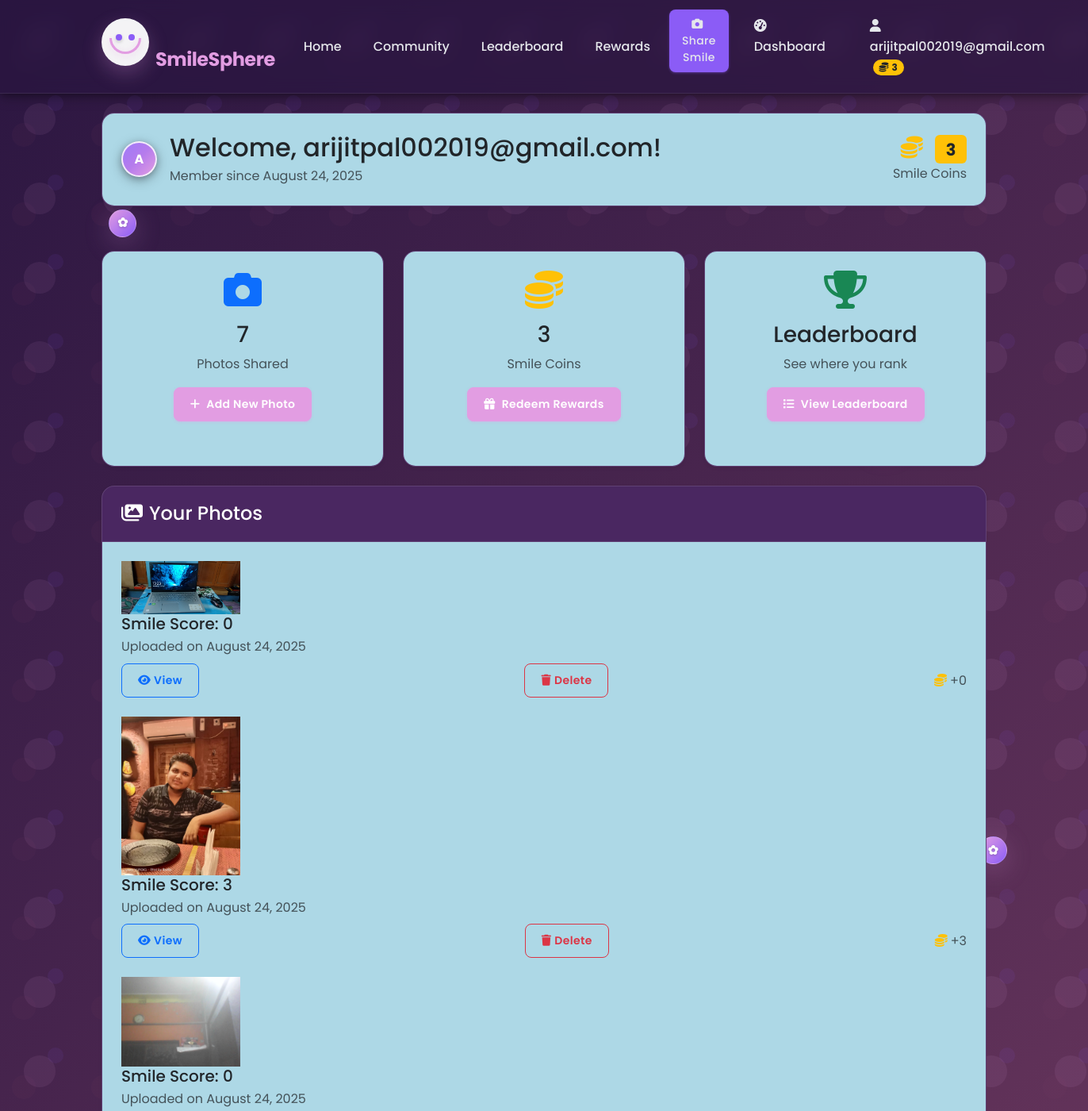
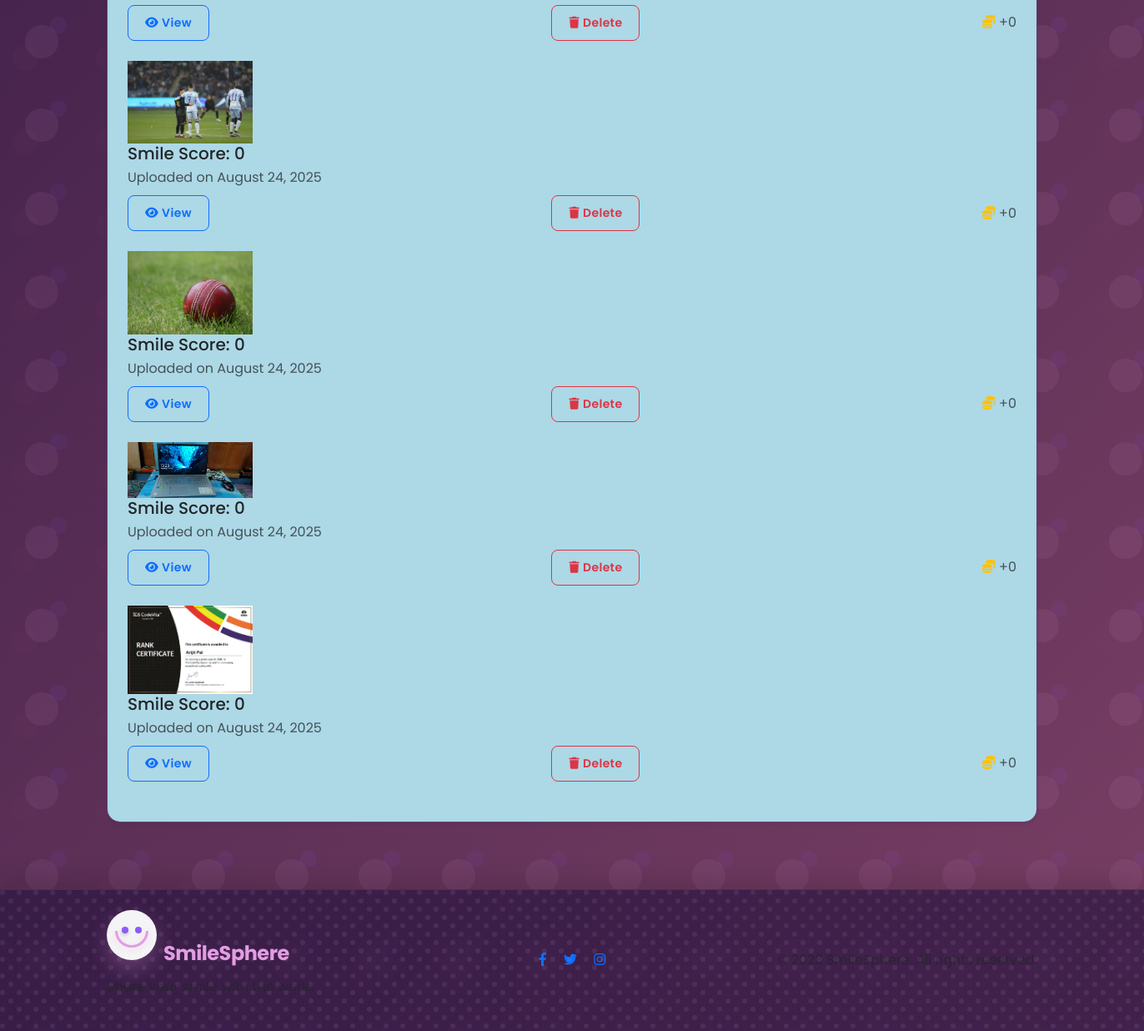
Page /dashboard (signed in) on the committed database (2 pictures, top to bottom).
### app.py (models this page shows, shortened)
class User(UserMixin, db.Model):
    id = db.Column(db.Integer, primary_key=True)
    username = db.Column(db.String(80), unique=True, nullable=False)
    email = db.Column(db.String(120), unique=True, nullable=False)
    password_hash = db.Column(db.String(128))
    smile_coins = db.Column(db.Integer, default=0)
    photos = db.relationship('Photo', backref='user', lazy=True)
    is_admin = db.Column(db.Boolean, default=False)
    created_at = db.Column(db.DateTime, default=datetime.utcnow)
    current_streak = db.Column(db.Integer, default=0)
    longest_streak = db.Column(db.Integer, default=0)
    last_upload_date = db.Column(db.Date)

class Photo(db.Model):
    id = db.Column(db.Integer, primary_key=True)
    filename = db.Column(db.String(255), nullable=False)
    smile_score = db.Column(db.Integer, default=0)
    user_id = db.Column(db.Integer, db.ForeignKey('user.id'), nullable=False)
    uploaded_at = db.Column(db.DateTime, default=datetime.utcnow)
    public = db.Column(db.Boolean, default=True)

### app.py (the view)
@app.route('/dashboard')
@login_required
def dashboard():
    photos = Photo.query.filter_by(user_id=current_user.id).order_by(Photo.uploaded_at.desc()).all()
    return render_template('dashboard.html', photos=photos)

### app.py (called while the page is built)
@login_manager.user_loader
def load_user(user_id):
    return User.query.get(int(user_id))

@app.context_processor
def inject_current_app():
    return dict(current_app=current_app)

### templates/dashboard.html (shortened to what this page needs)
{% extends "base.html" %}
{% block content %}
<div class="row mb-4">
    <div class="col-12">
        <div class="card shadow-sm ">
            <div class="card-body bg-skyblue">
                <div class="d-flex align-items-center">
                    <div class="flex-shrink-0">
                        <div class="avatar-circle bg-primary text-white">
                            <span>{{ current_user.username[0].upper() }}</span>
                        </div>
                    </div>
                    <div class="flex-grow-1 ms-3">
                        <h2 class="mb-1">Welcome, {{ current_user.username }}!</h2>
                        <p class="text-muted mb-0">Member since {{ current_user.created_at.strftime('%B %d, %Y') }}</p>
                    </div>
                    <div class="text-end">
                        <div class="d-flex flex-column align-items-end">
                            <h3 class="mb-0">
                                <i class="fas fa-coins text-warning me-2"></i>
                                <span class="badge bg-warning text-dark">{{ current_user.smile_coins }}</span>
                            </h3>
                            <p class="text-muted mb-0">Smile Coins</p>
                        </div>
                    </div>
                </div>
            </div>
        </div>
    </div>
</div>
<div class="row mb-4">
    <div class="col-md-4">
        <div class="card shadow-sm h-100">
            <div class="card-body text-center bg-skyblue">
                <i class="fas fa-camera fa-3x text-primary mb-3"></i>
                <h3>{{ photos|length }}</h3>
                <p class="text-muted">Photos Shared</p>
                <a href="{{ url_for('upload') }}" class="btn btn-primary">
                    <i class="fas fa-plus me-2"></i>Add New Photo
                </a>
            </div>
        </div>
    </div>
    <div class="col-md-4">
        <div class="card shadow-sm h-100">
            <div class="card-body text-center bg-skyblue">
                <i class="fas fa-coins fa-3x text-warning mb-3"></i>
                <h3>{{ current_user.smile_coins }}</h3>
                <p class="text-muted">Smile Coins</p>
                <a href="{{ url_for('rewards') }}" class="btn btn-primary">
                    <i class="fas fa-gift me-2"></i>Redeem Rewards
                </a>
            </div>
        </div>
    </div>
    <div class="col-md-4">
        <div class="card shadow-sm h-100">
            <div class="card-body text-center bg-skyblue">
                <i class="fas fa-trophy fa-3x text-success mb-3"></i>
                <h3>Leaderboard</h3>
                <p class="text-muted">See where you rank</p>
                <a href="{{ url_for('leaderboard') }}" class="btn btn-primary">
                    <i class="fas fa-list me-2"></i>View Leaderboard
                </a>
            </div>
        </div>
    </div>
</div>
<div class="row">
    <div class="col-12">
        <div class="card shadow-sm">
            <div class="card-header text-white bg-light-purple">
                <h4 class="mb-0"><i class="fas fa-images me-2"></i>Your Photos</h4>
            </div>
            <div class="card-body bg-skyblue">
                {% if photos %}
                <ul class="list-unstyled">
                    {% for photo in photos %}
                    <li class="media mb-4">
                        <img src="{{ url_for('static', filename='images/uploads/' ~ photo.filename) }}"
                             class="mr-3" alt="Smile Photo" width="150">
                        <div class="media-body">
                            <h5 class="mt-0 mb-1">Smile Score: {{ photo.smile_score }}</h5>
                            <p class="text-muted mb-0">
                                Uploaded on {{ photo.uploaded_at.strftime('%B %d, %Y') }}
                            </p>
                            <div class="d-flex justify-content-between align-items-center mt-2">
                                <a href="{{ url_for('view_photo', photo_id=photo.id) }}" class="btn btn-sm btn-outline-primary">
                                    <i class="fas fa-eye me-1"></i>View
                                </a>
                                    <form action="{{ url_for('delete_photo', photo_id=photo.id) }}" method="POST" style="display:inline;">
                                        <button type="submit" class="btn btn-sm btn-outline-danger" onclick="return confirm('Are you sure you want to delete this photo?');">
                                            <i class="fas fa-trash me-1"></i>Delete
                                        </button>
                                    </form>
                                <span class="text-muted">
                                    <i class="fas fa-coins text-warning me-1"></i>+{{ photo.smile_score }}
                                </span>
                            </div>
                        </div>
                    </li>
                    {% endfor %}
                </ul>
                {% endif %}
            </div>
        </div>
    </div>
</div>
{% endblock %}

### templates/base.html (shortened to what this page needs)
<!DOCTYPE html>
<html lang="en">
<head>
    <link rel="stylesheet" href="https://cdnjs.cloudflare.com/ajax/libs/font-awesome/6.4.0/css/all.min.css">
    <link href="https://cdn.jsdelivr.net/npm/bootstrap@5.3.1/dist/css/bootstrap.min.css" rel="stylesheet">
    <link rel="stylesheet" href="{{ url_for('static', filename='css/style.css') }}">
</head>
<body>
    <div class="floating-coins-container">
        <div class="floating-coin"></div>
        <div class="floating-coin"></div>
    </div>
    <nav class="navbar navbar-expand-lg navbar-dark">
        <div class="container">
            <a class="navbar-brand" href="{{ url_for('index') }}">
                <div class="smile-3d me-2"></div>SmileSphere
            </a>
            <div class="collapse navbar-collapse" id="navbarNav">
                <ul class="navbar-nav me-auto">
                    <li class="nav-item">
                        <a class="nav-link" href="{{ url_for('index') }}">Home</a>
                    </li>
                    <li class="nav-item">
                        <a class="nav-link" href="{{ url_for('community') }}">Community</a>
                    </li>
                    <li class="nav-item">
                        <a class="nav-link" href="{{ url_for('leaderboard') }}">Leaderboard</a>
                    </li>
                    <li class="nav-item">
                        <a class="nav-link" href="{{ url_for('rewards') }}">Rewards</a>
                    </li>
                </ul>
                <ul class="navbar-nav">
                    {% if current_user.is_authenticated %}
                    <li class="nav-item me-2">
                        <a class="nav-link btn btn-accent btn-sm px-3" href="{{ url_for('upload') }}">
                            <i class="fas fa-camera me-1"></i>Share Smile
                        </a>
                    </li>
                    <li class="nav-item me-3">
                        <a class="nav-link" href="{{ url_for('dashboard') }}">
                            <i class="fas fa-tachometer-alt me-1"></i>Dashboard
                        </a>
                    </li>
                    <li class="nav-item me-3">
                        <a class="nav-link" href="{{ url_for('profile') }}">
                            <i class="fas fa-user me-1"></i>{{ current_user.username }}
                            <span class="badge bg-warning text-dark ms-1 rounded-pill">
                                <i class="fas fa-coins me-1"></i>{{ current_user.smile_coins }}
                            </span>
                        </a>
                    </li>
                    <li class="nav-item">
                        <a class="nav-link" href="{{ url_for('logout') }}">
                        </a>
                    </li>
                    {% endif %}
                </ul>
            </div>
        </div>
    </nav>
    <div class="container mt-4">
        {% block content %}{% endblock %}
    </div>
    <footer class="footer mt-5 py-4">
        <div class="container">
            <div class="row align-items-center">
                <div class="col-md-4">
                    <a class="navbar-brand" href="{{ url_for('index') }}">
                        <div class="smile-3d me-2"></div>SmileSphere
                    </a>
                    <p class="mt-2 text-muted">Share your smile with the world</p>
                </div>
                <div class="col-md-4 text-center">
                    <div class="social-links">
                        <a href="#" class="text-decoration-none mx-2"><i class="fab fa-facebook-f"></i></a>
                        <a href="#" class="text-decoration-none mx-2"><i class="fab fa-twitter"></i></a>
                        <a href="#" class="text-decoration-none mx-2"><i class="fab fa-instagram"></i></a>
                    </div>
                </div>
                <div class="col-md-4 text-md-end text-center mt-3 mt-md-0">
                    <span class="text-muted">© 2023 SmileSphere. All rights reserved.</span>
                </div>
            </div>
        </div>
    </footer>
</body>
</html>

### rows in the picture
User: username "arijitpal002019@gmail.com", smile_coins "3", username "A", created_at "August 24, 2025"
Photo: filename (picture), smile_score "0", uploaded_at "August 24, 2025"
Photo: filename (picture), smile_score "3", uploaded_at "August 24, 2025"
Photo: filename (picture), smile_score "0", uploaded_at "August 24, 2025"
Photo: filename (picture), smile_score "0", uploaded_at "August 24, 2025"
Photo: filename (picture), smile_score "0", uploaded_at "August 24, 2025"
Photo: filename (picture), smile_score "0", uploaded_at "August 24, 2025"
Photo: filename (picture), smile_score "0", uploaded_at "August 24, 2025"

### other values in the picture
{{ photos|length }} "7"
